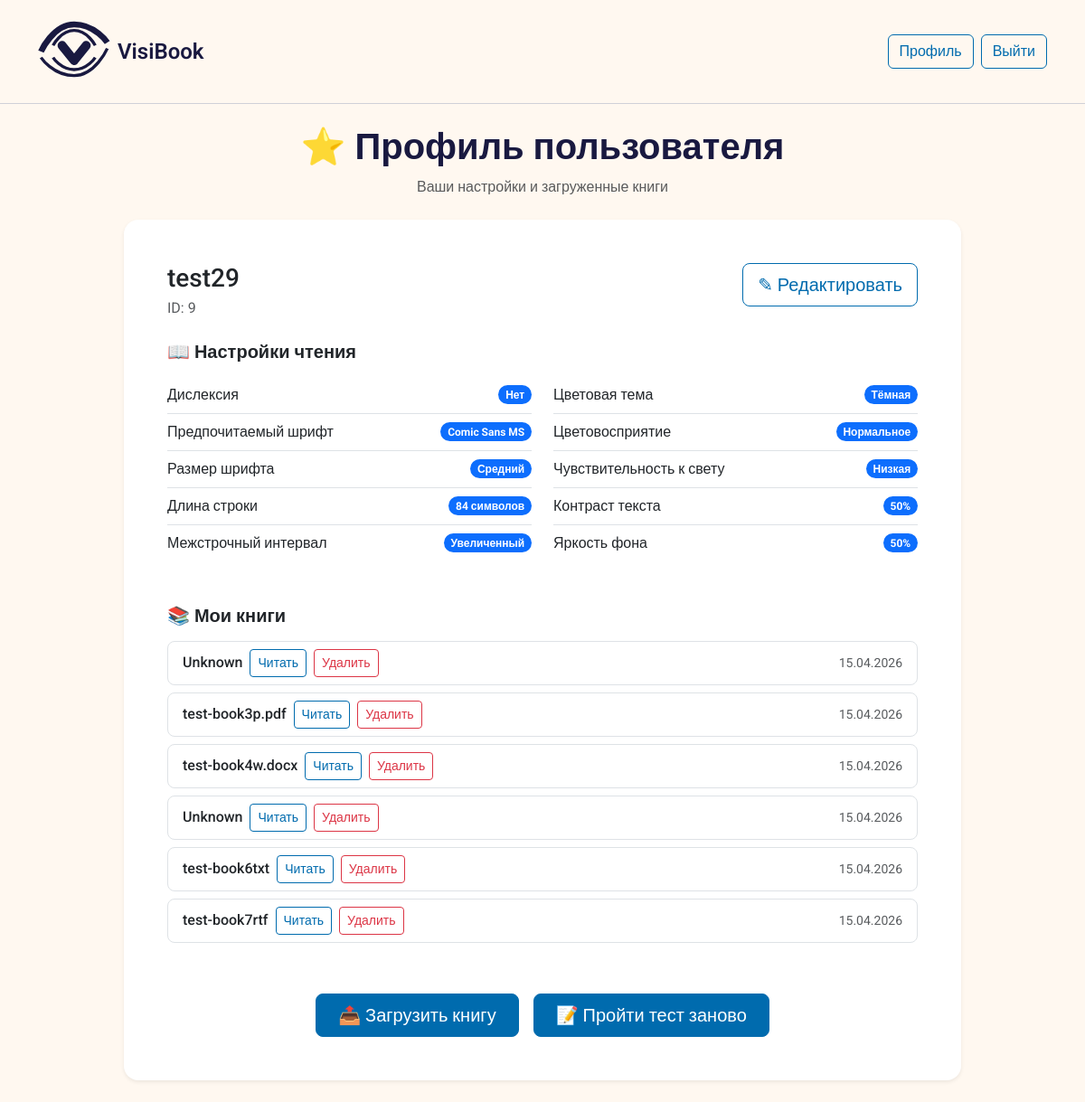
The page /profile/9 (signed in) on the database as committed earlier.
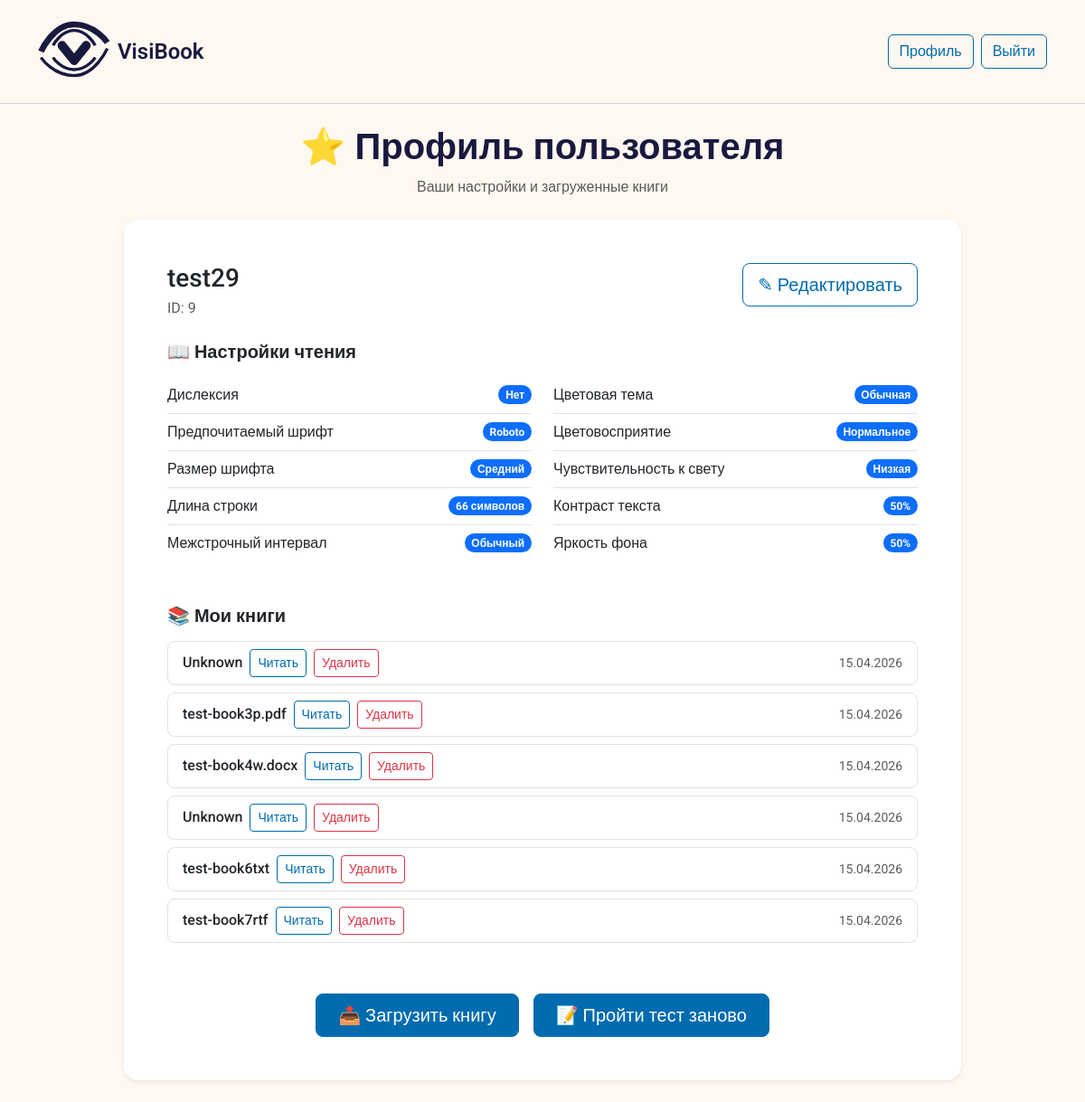
The same page on the database as committed later.
### app.py (models this page shows, shortened)
class User(db.Model):
    id = db.Column(db.Integer, primary_key=True)
    username = db.Column(db.String(80), unique=True, nullable=False, default='user1')
    password_hash = db.Column(db.String(200))
    contrast = db.Column(db.String(20))       # 'high', 'medium', 'low'
    color_vision = db.Column(db.String(20))   # 'normal', 'deutan', 'protan', 'tritan'
    font_pref = db.Column(db.String(20))      # 'small', 'medium', 'large'
    theme_pref = db.Column(db.String(20))     # 'light', 'dark', 'sepia', 'high_contrast'
    line_height = db.Column(db.String(20), default='normal')      # 'normal' или 'large'
    color_blindness_type = db.Column(db.String(20), default='none')   # 'none', 'protanopia', 'deuteranopia', 'tritanopia'
    has_dyslexia = db.Column(db.Boolean, default=False)
    light_sensitivity_level = db.Column(db.String(20), default='low')   # 'low', 'medium', 'high'
    preferred_font = db.Column(db.String(50), default='Roboto')
    contrast_sensitivity = db.Column(db.Integer, default=50)
    brightness_preference = db.Column(db.Integer, default=50)
    preferred_line_width_ch = db.Column(db.Integer, default=66)
    created_at = db.Column(db.DateTime, default=datetime.utcnow)

class Book(db.Model):
    id = db.Column(db.Integer, primary_key=True)
    user_id = db.Column(db.Integer, db.ForeignKey('user.id'), nullable=False)
    filename = db.Column(db.String(200), nullable=False)
    file_path = db.Column(db.String(300), nullable=False)
    extracted_html_path = db.Column(db.String(300))  # путь к сгенерированному HTML
    title = db.Column(db.String(200))  # будет извлечено из метаданных
    uploaded_at = db.Column(db.DateTime, default=datetime.utcnow)
    user = db.relationship('User', backref=db.backref('books', lazy=True))

### app.py (the view)
@app.route('/profile/<int:user_id>')
def profile(user_id):
    if 'user_id' not in session:
        return redirect(url_for('login'))
    if session['user_id'] != user_id:
        return "Доступ запрещён", 403
    user = User.query.get_or_404(user_id)
    return render_template('profile.html', user=user)

### app.py (called while the page is built)
@app.context_processor
def inject_user():
    return dict(session=session)

### templates/profile.html
{% extends "base.html" %}
{% block content %}
<div class="row justify-content-center">
    <div class="col-lg-10">
        <div class="text-center mb-4">
            <h1 class="fw-semibold">⭐ Профиль пользователя</h1>
            <p class="text-muted">Ваши настройки и загруженные книги</p>
        </div>
        <div class="card border-0 shadow-sm rounded-4 mb-4">
            <div class="card-body p-4 p-md-5">
                <div class="d-flex flex-wrap justify-content-between align-items-start mb-3">
                    <div>
                        <h5 class="card-title mb-1 fs-3">{{ user.username }}</h5>
                        <p class="text-muted mb-0">ID: {{ user.id }}</p>
                    </div>
                    <div class="mt-2 mt-sm-0">
                        <a href="{{ url_for('edit_profile') }}" class="btn btn-outline-primary btn-lg">✎ Редактировать</a>
                    </div>
                </div>
                <h6 class="mt-4 mb-3 fs-5 fw-semibold">📖 Настройки чтения</h6>
                <div class="row g-4">
                    <div class="col-md-6">
                        <ul class="list-group list-group-flush bg-transparent">
                            <li class="list-group-item d-flex justify-content-between align-items-center px-0">
                                Дислексия
                                <span class="badge bg-primary rounded-pill">{{ 'Да' if user.has_dyslexia else 'Нет' }}</span>
                            </li>
                            <li class="list-group-item d-flex justify-content-between align-items-center px-0">
                                Предпочитаемый шрифт
                                <span class="badge bg-primary rounded-pill">{{ user.preferred_font or 'Roboto' }}</span>
                            </li>
                            <li class="list-group-item d-flex justify-content-between align-items-center px-0">
                                Размер шрифта
                                <span class="badge bg-primary rounded-pill">
                                    {% if user.font_pref == 'small' %}Мелкий
                                    {% elif user.font_pref == 'medium' %}Средний
                                    {% elif user.font_pref == 'large' %}Крупный
                                    {% else %}Не указан{% endif %}
                                </span>
                            </li>
                            <li class="list-group-item d-flex justify-content-between align-items-center px-0">
                                Длина строки
                                <span class="badge bg-primary rounded-pill">{{ user.preferred_line_width_ch or 66 }} символов</span>
                            </li>
                            <li class="list-group-item d-flex justify-content-between align-items-center px-0">
                                Межстрочный интервал
                                <span class="badge bg-primary rounded-pill">
                                    {% if user.line_height == 'large' %}Увеличенный
                                    {% else %}Обычный{% endif %}
                                </span>
                            </li>
                        </ul>
                    </div>
                    <div class="col-md-6">
                        <ul class="list-group list-group-flush bg-transparent">
                            <li class="list-group-item d-flex justify-content-between align-items-center px-0">
                                Цветовая тема
                                <span class="badge bg-primary rounded-pill">
                                    {% if user.theme_pref == 'normal' %}Обычная
                                    {% elif user.theme_pref == 'high' %}Высокий контраст
                                    {% elif user.theme_pref == 'dark' %}Тёмная
                                    {% elif user.theme_pref == 'sepia' %}Сепия
                                    {% else %}Не указана{% endif %}
                                </span>
                            </li>
                            <li class="list-group-item d-flex justify-content-between align-items-center px-0">
                                Цветовосприятие
                                <span class="badge bg-primary rounded-pill">
                                    {% if user.color_vision == 'normal' %}Нормальное
                                    {% elif user.color_vision == 'deutan' %}Дейтеранопия
                                    {% elif user.color_vision == 'protan' %}Протанопия
                                    {% elif user.color_vision == 'tritan' %}Тританопия
                                    {% else %}Не указано{% endif %}
                                </span>
                            </li>
                            <li class="list-group-item d-flex justify-content-between align-items-center px-0">
                                Чувствительность к свету
                                <span class="badge bg-primary rounded-pill">
                                    {% if user.light_sensitivity_level == 'low' %}Низкая
                                    {% elif user.light_sensitivity_level == 'medium' %}Средняя
                                    {% elif user.light_sensitivity_level == 'high' %}Высокая
                                    {% else %}Не указана{% endif %}
                                </span>
                            </li>
                            <li class="list-group-item d-flex justify-content-between align-items-center px-0">
                                Контраст текста
                                <span class="badge bg-primary rounded-pill">{{ user.contrast_sensitivity or 50 }}%</span>
                            </li>
                            <li class="list-group-item d-flex justify-content-between align-items-center px-0">
                                Яркость фона
                                <span class="badge bg-primary rounded-pill">{{ user.brightness_preference or 50 }}%</span>
                            </li>
                        </ul>
                    </div>
                </div>
                <h6 class="mt-5 mb-3 fs-5 fw-semibold">📚 Мои книги</h6>
                {% if user.books %}
                <div class="list-group">
                    {% for book in user.books %}
                    <div class="list-group-item d-flex flex-wrap justify-content-between align-items-center rounded-3 mb-2 border">
                        <div class="d-flex flex-wrap align-items-center gap-2">
                            <span class="fw-medium">{{ book.title }}</span>
                            {% if book.extracted_html_path %}
                                <a href="/read/{{ book.id }}" class="btn btn-sm btn-outline-primary">Читать</a>
                            {% else %}
                                <span class="badge bg-warning text-dark">HTML не готов</span>
                            {% endif %}
                            <form action="{{ url_for('delete_book', book_id=book.id) }}" method="POST" class="d-inline" onsubmit="return confirm('Удалить книгу? Это действие нельзя отменить.');">
                                <button type="submit" class="btn btn-sm btn-outline-danger">Удалить</button>
                            </form>
                        </div>
                        <span class="text-muted small">{{ book.uploaded_at.strftime('%d.%m.%Y') }}</span>
                    </div>
                    {% endfor %}
                </div>
                {% else %}
                <div class="alert alert-light text-center py-3 rounded-3">
                    <p class="mb-0">У вас пока нет загруженных книг.</p>
                </div>
                {% endif %}
                <div class="d-flex flex-wrap justify-content-center gap-3 mt-5">
                    <a href="/upload/{{ user.id }}" class="btn btn-primary btn-lg px-4">📤 Загрузить книгу</a>
                    <a href="/test" class="btn btn-primary btn-lg px-4">📝 Пройти тест заново</a>
                </div>
            </div>
        </div>
    </div>
</div>
{% endblock %}

### templates/base.html (shortened to what this page needs)
<!doctype html>
<html lang="ru">
<head>
    <link href="https://cdn.jsdelivr.net/npm/bootstrap@5.3.0/dist/css/bootstrap.min.css" rel="stylesheet">
    <link rel="stylesheet" href="https://cdn.jsdelivr.net/npm/bootstrap-icons@1.11.3/font/bootstrap-icons.min.css">
</head>
<body {% block body_attributes %}{% endblock %}>
    <nav class="navbar navbar-expand-lg mb-4">
        <div class="container">
            <a class="navbar-brand" href="/">
                <img src="{{ url_for('static', filename='logo/Logo_VisiBook.svg') }}" alt="VisiBook logo">
                VisiBook
            </a>
            <div class="collapse navbar-collapse" id="navbarNav">
                <ul class="navbar-nav ms-auto">
                    {% if session.user_id %}
                        <li class="nav-item">
                            <a class="btn btn-outline-primary ms-2"  href="/profile/{{ session.user_id }}">Профиль</a>
                        </li>
                        <li class="nav-item">
                            <a class="btn btn-outline-primary ms-2"  href="/logout">Выйти</a>
                        </li>
                    {% endif %}
                </ul>
            </div>
        </div>
    </nav>
    <div class="container mt-4">
        {% block content %}{% endblock %}
    </div>
</body>
</html>

### templates/base.html (style rules this page uses)
:root { --bg-light: #FFF8F0; --text-dark: #191940; --text-secondary: #4A4A6A; --accent: #006BAE; --accent-hover: #005A94; --border-light: #D0D0D8; --warning-bg: #681159; --warning-text: #FFFFFF; --btn-text: #FFFFFF; --btn-secondary-bg: #61BEE7; --btn-secondary-text: #191940; }
body { background-color: var(--bg-light); color: var(--text-dark); font-family: 'Roboto', sans-serif; transition: background-color 0.2s, color 0.2s; }
.navbar { background-color: var(--bg-light) !important; border-bottom: 1px solid var(--border-light); padding: 0.75rem 1rem; }
.navbar-brand { display: flex; align-items: center; gap: 0.5rem; font-weight: 600; font-size: 1.5rem; color: var(--text-dark) !important; text-decoration: none; }
.navbar-brand img { height: 80px; width: auto; }
.btn-primary { background-color: var(--accent); border-color: var(--accent); color: var(--btn-text); transition: background-color 0.2s, border-color 0.2s; }
.btn-outline-primary { border-color: var(--accent); color: var(--accent); }
.btn-outline-danger { border-color: #dc3545; color: #dc3545; }
.card { background-color: var(--bg-light); border: 1px solid var(--border-light); border-radius: 12px; box-shadow: 0 2px 8px rgba(0,0,0,0.03); }
a:not(.btn) { color: var(--accent); text-decoration: none; }
.card { background-color: #ffffff; border: none; box-shadow: 0 4px 12px rgba(0,0,0,0.05); }
* { scrollbar-width: auto; scrollbar-color: var(--accent, #006BAE) #f1f1f1; }

Rows that differ between the two databases and show on the page:
changed User "test29": preferred_font "Comic Sans MS" → "Roboto"; preferred_line_width_ch "84" → "66"
Other text that changed with them:
text no longer shown: "Увеличенный Тёмная"
text now shown: "Обычный Обычная"
